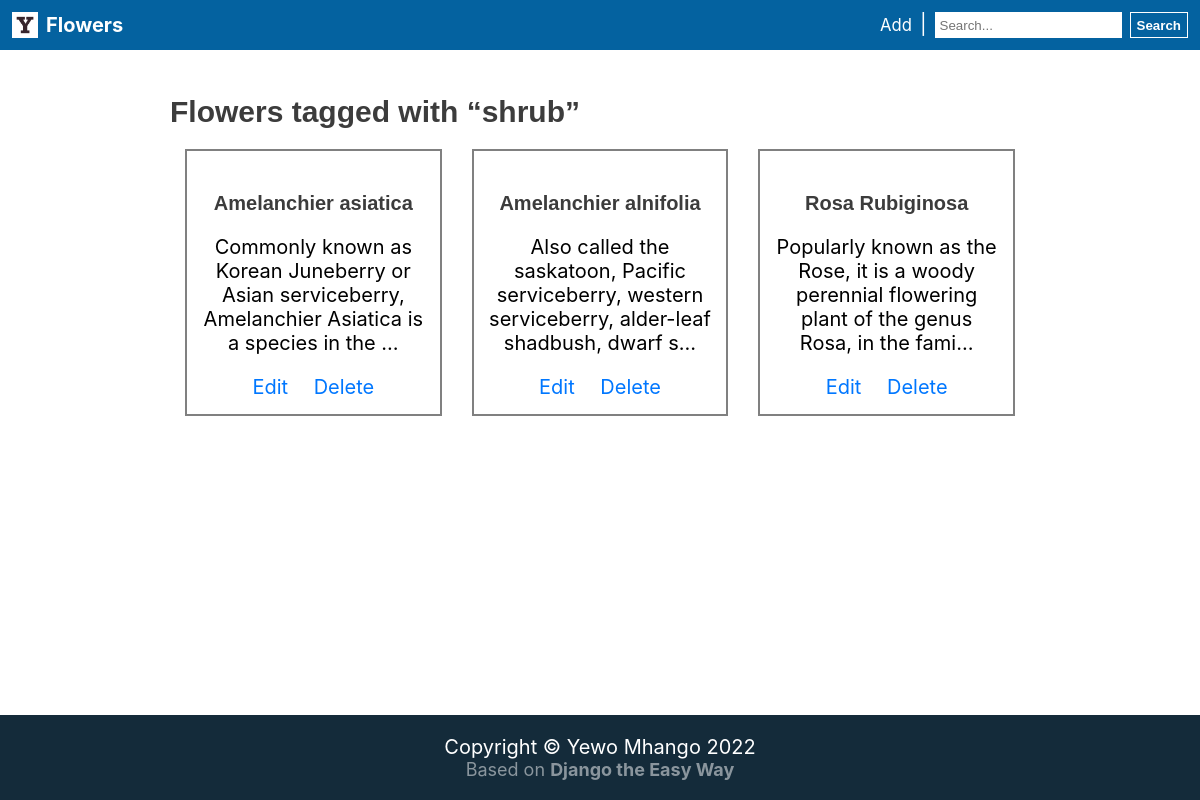
/tags/shrub/, run on the app's committed database.
### myapp/models.py (models this page shows, shortened)
class Flower(models.Model):
    title = models.CharField(max_length=255, default='')
    description = models.TextField(default='')
    slug = models.SlugField(blank=True, default='')
    category = models.ForeignKey(Category, null=True, on_delete=models.PROTECT)
    tags = models.ManyToManyField(Tag)

### myapp/views.py (the view)
# urls.py: path('tags/<slug:slug>/', myapp_views.tags, name='tags'),
def tags(request: HttpRequest, slug=None):
    flowers = Flower.objects.filter(tags__slug=slug)
    return render(request, 'myapp/index.html', {'flowers': flowers, 'page_title': 'Flowers tagged with “' + slug + '”'})

### myapp/templates/myapp/index.html (shortened to what this page needs)
{% extends 'base/base.html' %} {% block content %}
<h2>{{ page_title }}</h2>
<div class="cards-container">
  {% for flower in flowers %}
  <div class="url-card" onclick="location=`{% url 'detail' flower.slug %}`">
    <h4 class="card-tile">{{ flower.title }}</h4>
    <p class="card-text">{{ flower.description | truncatechars:100 }}</p>
    <a href="{% url 'edit' pk=flower.pk %}" class="card-link">Edit</a>
    <a href="{% url 'delete' pk=flower.pk %}" class="card-link">Delete</a>
  </div>
  {% endfor %}
</div>
 {% endblock %}

### base/static/base/css/site.css (style rules this page uses)
* { box-sizing: border-box; transition: all 0.25s ease; }
h1, h2, h3, h4, h5, h6 { color: rgb(60, 60, 60); margin-bottom: 5px; font-family: Montserrat, sans-serif; }
body { font-family: -apple-system, BlinkMacSystemFont, "Segoe UI", Roboto, Oxygen, Cantarell, "Open Sans", "Helvetica Neue", Tahoma, Geneva, Verdana, sans-serif; font-size: 20px; min-height: 100vh; display: flex; flex-direction: column; justify-content: space-between; margin: 0; }
.url-card { text-align: center; border: 2px grey solid; padding: 15px; margin: 15px; cursor: pointer; }
a { color: rgb(0, 119, 255); text-decoration: none; }
.card-link { display: inline-block; margin-left: 10px; margin-right: 10px; }
.cards-container { display: grid; --columns: 1; grid-template-columns: repeat(var(--columns), 1fr); }
@media screen and (min-width: 700px) { .cards-container { --columns: 2; } }
@media screen and (min-width: 1200px) { .cards-container { --columns: 3; } }

### data on the page
Flower: title "Amelanchier asiatica", description "Commonly known as Korean Juneberry or Asian serviceberry, Amelanchier Asiatica is a species in the …"
Flower: title "Amelanchier alnifolia", description "Also called the saskatoon, Pacific serviceberry, western serviceberry, alder-leaf shadbush, dwarf s…"
Flower: title "Rosa Rubiginosa", description "Popularly known as the Rose, it is a woody perennial flowering plant of the genus Rosa, in the fami…"

### other printed values
{{ page_title }} "Flowers tagged with “shrub”"
